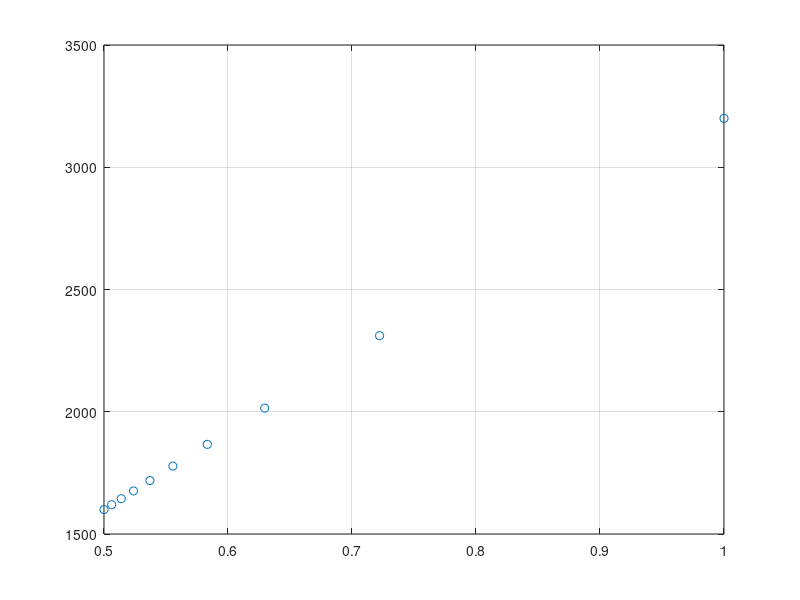

MATLAB code to generate this figure: (Note: this script raises an error after producing the figure.)
clc,clear,close all

%% LHA_3_D22121

%% Question 1
F = linspace(1,5,10);
N = linspace(100,500,10);
P = linspace(1,10,10);
Dia = 40; % 40 mm
mew = 0.02; % pa*s
p1 = F./P;
p2 = Dia^2 * mew *N ./P;
plot(p1,p2,'o')
grid on

%% Question 2
t = 1:1:10;
V = [9.4 7.31 5.51 3.55 2.81 2.04 1.26 0.97 0.74 0.58];
ft = fittype('v*exp(-t/R*c)','independent',{'t'});
coeeficients = fit(t',V',ft)
R = coeeficients.R;
C = coeeficients.c;
V0 = coeeficients.v;
VV = V0 * exp(-t/R*C);
figure;
plot(t,V,'o',t,VV)
grid on
xlabel('time(s)')
ylabel('Voltage')
%% Question 3
[x,y] = meshgrid(-pi:0.1:2*pi);
f = sin(y)./cos(x);
figure;
surf(x,y,f)
xlabel('sin(x)')
ylabel('cos(x)')
zlabel('sin(x)/cos(x)')

%% Question 4
scali()

%% Question 5
value = tan(rand([20 20]));
% Using Loop
greaterNumber = 0;
for j = 1:20
    for k = 1:20
        if value(j,k)>1
            greaterNumber = greaterNumber+1;
        end
    end
end
fprintf('Numbers greater than 1 using loop = %g \n', greaterNumber)
% Using find Command
greaterNumber2 = find(value>1);
greaterNumber2 = length(greaterNumber2);
fprintf('Numbers greater than 1 using find cmd = %g \n', greaterNumber2)
